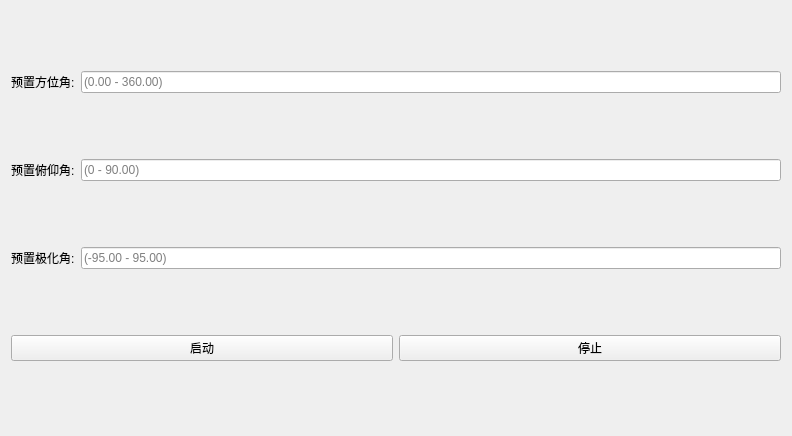
<?xml version="1.0" encoding="UTF-8"?>
<ui version="4.0">
 <class>Man_P</class>
 <widget class="QWidget" name="Man_P">
  <property name="geometry">
   <rect>
    <x>0</x>
    <y>0</y>
    <width>792</width>
    <height>436</height>
   </rect>
  </property>
  <property name="windowTitle">
   <string>Form</string>
  </property>
  <layout class="QGridLayout" name="gridLayout">
   <item row="0" column="0">
    <widget class="QLabel" name="label">
     <property name="text">
      <string>预置方位角:</string>
     </property>
    </widget>
   </item>
   <item row="0" column="1">
    <widget class="QLineEdit" name="lineEdit_per_Az">
     <property name="placeholderText">
      <string>(0.00 - 360.00)</string>
     </property>
    </widget>
   </item>
   <item row="1" column="0" colspan="2">
    <layout class="QHBoxLayout" name="horizontalLayout_6">
     <item>
      <layout class="QHBoxLayout" name="horizontalLayout_2">
       <item>
        <widget class="QLabel" name="label_2">
         <property name="text">
          <string>预置俯仰角:</string>
         </property>
        </widget>
       </item>
       <item>
        <widget class="QLineEdit" name="lineEdit_per_El">
         <property name="placeholderText">
          <string>(0 - 90.00)</string>
         </property>
        </widget>
       </item>
      </layout>
     </item>
    </layout>
   </item>
   <item row="2" column="0" colspan="2">
    <layout class="QHBoxLayout" name="horizontalLayout_7">
     <item>
      <layout class="QHBoxLayout" name="horizontalLayout_3">
       <item>
        <widget class="QLabel" name="label_3">
         <property name="text">
          <string>预置极化角:</string>
         </property>
        </widget>
       </item>
       <item>
        <widget class="QLineEdit" name="lineEdit_per_Pol">
         <property name="placeholderText">
          <string>(-95.00 - 95.00)</string>
         </property>
        </widget>
       </item>
      </layout>
     </item>
    </layout>
   </item>
   <item row="3" column="0" colspan="2">
    <layout class="QHBoxLayout" name="horizontalLayout_8">
     <item>
      <layout class="QHBoxLayout" name="horizontalLayout_4">
       <item>
        <widget class="QPushButton" name="pushButton">
         <property name="text">
          <string>启动</string>
         </property>
        </widget>
       </item>
       <item>
        <widget class="QPushButton" name="pushButton_2">
         <property name="text">
          <string>停止</string>
         </property>
        </widget>
       </item>
      </layout>
     </item>
    </layout>
   </item>
  </layout>
 </widget>
 <resources/>
 <connections/>
</ui>
